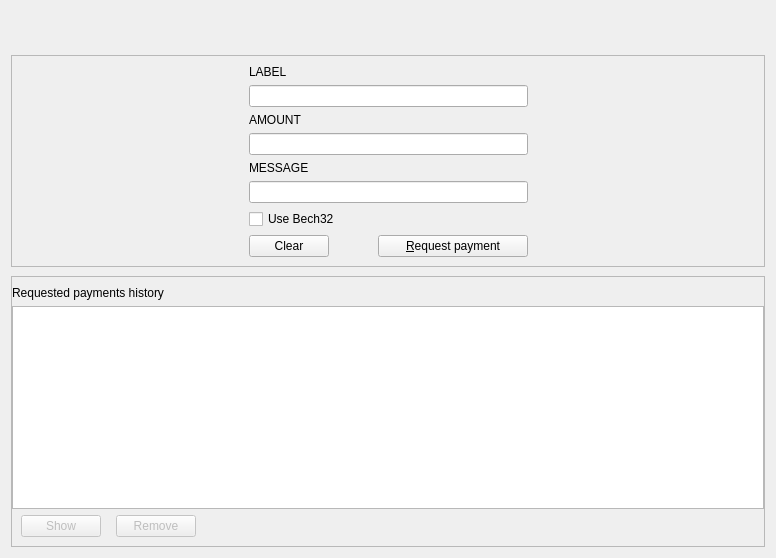
<?xml version="1.0" encoding="UTF-8"?>
<ui version="4.0">
 <class>ReceiveCoinsDialog</class>
 <widget class="QWidget" name="ReceiveCoinsDialog">
  <property name="geometry">
   <rect>
    <x>0</x>
    <y>0</y>
    <width>776</width>
    <height>558</height>
   </rect>
  </property>
  <layout class="QVBoxLayout" name="verticalLayout" stretch="0,0">
   <property name="spacing">
    <number>30</number>
   </property>
   <item>
    <widget class="QLabel" name="label_8">
     <property name="text">
      <string/>
     </property>
     <property name="pixmap">
      <pixmap>:/images/res/images/pages/receiveswyft/receiveswyft-header.png</pixmap>
     </property>
    </widget>
   </item>
   <item>
    <widget class="QWidget" name="ReceiveCoinsPageContent" native="true">
     <property name="sizePolicy">
      <sizepolicy hsizetype="Preferred" vsizetype="Minimum">
       <horstretch>0</horstretch>
       <verstretch>0</verstretch>
      </sizepolicy>
     </property>
     <layout class="QVBoxLayout" name="verticalLayout_4">
      <property name="spacing">
       <number>9</number>
      </property>
      <property name="leftMargin">
       <number>0</number>
      </property>
      <property name="topMargin">
       <number>0</number>
      </property>
      <property name="rightMargin">
       <number>0</number>
      </property>
      <property name="bottomMargin">
       <number>0</number>
      </property>
      <item>
       <widget class="QFrame" name="frame2">
        <property name="sizePolicy">
         <sizepolicy hsizetype="Preferred" vsizetype="Preferred">
          <horstretch>0</horstretch>
          <verstretch>0</verstretch>
         </sizepolicy>
        </property>
        <property name="frameShape">
         <enum>QFrame::StyledPanel</enum>
        </property>
        <property name="frameShadow">
         <enum>QFrame::Sunken</enum>
        </property>
        <layout class="QHBoxLayout" name="horizontalLayout_4">
         <property name="spacing">
          <number>6</number>
         </property>
         <item>
          <spacer name="horizontalSpacer_3">
           <property name="orientation">
            <enum>Qt::Horizontal</enum>
           </property>
           <property name="sizeHint" stdset="0">
            <size>
             <width>20</width>
             <height>20</height>
            </size>
           </property>
          </spacer>
         </item>
         <item>
          <layout class="QVBoxLayout" name="verticalLayout_5">
           <property name="spacing">
            <number>6</number>
           </property>
           <property name="sizeConstraint">
            <enum>QLayout::SetDefaultConstraint</enum>
           </property>
           <item>
            <widget class="QLabel" name="labelLabel">
             <property name="toolTip">
              <string>An optional label to associate with the new receiving address.</string>
             </property>
             <property name="text">
              <string>LABEL</string>
             </property>
             <property name="alignment">
              <set>Qt::AlignBottom|Qt::AlignLeading|Qt::AlignLeft</set>
             </property>
             <property name="buddy">
              <cstring>reqLabel</cstring>
             </property>
            </widget>
           </item>
           <item>
            <widget class="QLineEdit" name="reqLabel">
             <property name="toolTip">
              <string>An optional label to associate with the new receiving address.</string>
             </property>
            </widget>
           </item>
           <item>
            <widget class="QLabel" name="amountLabel">
             <property name="toolTip">
              <string>An optional amount to request. Leave this empty or zero to not request a specific amount.</string>
             </property>
             <property name="text">
              <string>AMOUNT</string>
             </property>
             <property name="alignment">
              <set>Qt::AlignLeading|Qt::AlignLeft|Qt::AlignVCenter</set>
             </property>
             <property name="buddy">
              <cstring>reqAmount</cstring>
             </property>
            </widget>
           </item>
           <item>
            <layout class="QHBoxLayout" name="horizontalLayout_5">
             <property name="bottomMargin">
              <number>0</number>
             </property>
             <item>
              <widget class="BitcoinAmountField" name="reqAmount">
               <property name="minimumSize">
                <size>
                 <width>80</width>
                 <height>0</height>
                </size>
               </property>
               <property name="toolTip">
                <string>An optional amount to request. Leave this empty or zero to not request a specific amount.</string>
               </property>
              </widget>
             </item>
            </layout>
           </item>
           <item>
            <widget class="QLabel" name="messageLabel">
             <property name="toolTip">
              <string>An optional message to attach to the payment request, which will be displayed when the request is opened. Note: The message will not be sent with the payment over the Swyft network.</string>
             </property>
             <property name="text">
              <string>MESSAGE</string>
             </property>
             <property name="alignment">
              <set>Qt::AlignBottom|Qt::AlignLeading|Qt::AlignLeft</set>
             </property>
             <property name="buddy">
              <cstring>reqMessage</cstring>
             </property>
            </widget>
           </item>
           <item>
            <widget class="QLineEdit" name="reqMessage">
             <property name="toolTip">
              <string>An optional message to attach to the payment request, which will be displayed when the request is opened.&lt;br&gt;Note: The message will not be sent with the payment over the Swyft network.</string>
             </property>
            </widget>
           </item>
           <item>
            <widget class="QCheckBox" name="useBech32">
             <property name="text">
              <string>Use Bech32</string>
             </property>
            </widget>
           </item>
           <item>
            <layout class="QHBoxLayout" name="horizontalLayout">
             <property name="spacing">
              <number>9</number>
             </property>
             <item>
              <widget class="QPushButton" name="clearButton">
               <property name="sizePolicy">
                <sizepolicy hsizetype="Minimum" vsizetype="Fixed">
                 <horstretch>0</horstretch>
                 <verstretch>0</verstretch>
                </sizepolicy>
               </property>
               <property name="toolTip">
                <string>Clear all fields of the form.</string>
               </property>
               <property name="text">
                <string>Clear</string>
               </property>
               <property name="autoDefault">
                <bool>false</bool>
               </property>
               <property name="default">
                <bool>false</bool>
               </property>
               <property name="flat">
                <bool>false</bool>
               </property>
              </widget>
             </item>
             <item>
              <spacer name="horizontalSpacer">
               <property name="orientation">
                <enum>Qt::Horizontal</enum>
               </property>
               <property name="sizeHint" stdset="0">
                <size>
                 <width>40</width>
                 <height>20</height>
                </size>
               </property>
              </spacer>
             </item>
             <item>
              <widget class="QPushButton" name="receiveButton">
               <property name="minimumSize">
                <size>
                 <width>150</width>
                 <height>0</height>
                </size>
               </property>
               <property name="text">
                <string>&amp;Request payment</string>
               </property>
               <property name="default">
                <bool>false</bool>
               </property>
               <property name="flat">
                <bool>false</bool>
               </property>
              </widget>
             </item>
            </layout>
           </item>
          </layout>
         </item>
         <item>
          <spacer name="horizontalSpacer_4">
           <property name="orientation">
            <enum>Qt::Horizontal</enum>
           </property>
           <property name="sizeHint" stdset="0">
            <size>
             <width>20</width>
             <height>20</height>
            </size>
           </property>
          </spacer>
         </item>
        </layout>
       </widget>
      </item>
      <item>
       <widget class="QFrame" name="frame">
        <property name="sizePolicy">
         <sizepolicy hsizetype="Preferred" vsizetype="Expanding">
          <horstretch>0</horstretch>
          <verstretch>0</verstretch>
         </sizepolicy>
        </property>
        <property name="frameShape">
         <enum>QFrame::StyledPanel</enum>
        </property>
        <property name="frameShadow">
         <enum>QFrame::Raised</enum>
        </property>
        <layout class="QVBoxLayout" name="verticalLayout_2">
         <property name="leftMargin">
          <number>0</number>
         </property>
         <property name="rightMargin">
          <number>0</number>
         </property>
         <item>
          <widget class="QLabel" name="label_6">
           <property name="font">
            <font>
             <weight>50</weight>
             <bold>false</bold>
             <kerning>true</kerning>
            </font>
           </property>
           <property name="text">
            <string>Requested payments history</string>
           </property>
           <property name="margin">
            <number>0</number>
           </property>
          </widget>
         </item>
         <item>
          <widget class="QTableView" name="recentRequestsView">
           <property name="palette">
            <palette>
             <active>
              <colorrole role="Text">
               <brush brushstyle="SolidPattern">
                <color alpha="255">
                 <red>51</red>
                 <green>51</green>
                 <blue>51</blue>
                </color>
               </brush>
              </colorrole>
             </active>
             <inactive>
              <colorrole role="Text">
               <brush brushstyle="SolidPattern">
                <color alpha="255">
                 <red>51</red>
                 <green>51</green>
                 <blue>51</blue>
                </color>
               </brush>
              </colorrole>
             </inactive>
             <disabled>
              <colorrole role="Text">
               <brush brushstyle="SolidPattern">
                <color alpha="255">
                 <red>85</red>
                 <green>85</green>
                 <blue>85</blue>
                </color>
               </brush>
              </colorrole>
             </disabled>
            </palette>
           </property>
           <property name="contextMenuPolicy">
            <enum>Qt::CustomContextMenu</enum>
           </property>
           <property name="tabKeyNavigation">
            <bool>false</bool>
           </property>
           <property name="sortingEnabled">
            <bool>true</bool>
           </property>
          </widget>
         </item>
         <item>
          <layout class="QHBoxLayout" name="horizontalLayout_2">
           <property name="spacing">
            <number>15</number>
           </property>
           <property name="leftMargin">
            <number>9</number>
           </property>
           <item>
            <widget class="QPushButton" name="showRequestButton">
             <property name="enabled">
              <bool>false</bool>
             </property>
             <property name="toolTip">
              <string>Show the selected request (does the same as double clicking an entry)</string>
             </property>
             <property name="text">
              <string>Show</string>
             </property>
             <property name="autoDefault">
              <bool>false</bool>
             </property>
             <property name="default">
              <bool>false</bool>
             </property>
             <property name="flat">
              <bool>false</bool>
             </property>
            </widget>
           </item>
           <item>
            <widget class="QPushButton" name="removeRequestButton">
             <property name="enabled">
              <bool>false</bool>
             </property>
             <property name="toolTip">
              <string>Remove the selected entries from the list</string>
             </property>
             <property name="text">
              <string>Remove</string>
             </property>
             <property name="autoDefault">
              <bool>false</bool>
             </property>
             <property name="default">
              <bool>false</bool>
             </property>
             <property name="flat">
              <bool>false</bool>
             </property>
            </widget>
           </item>
           <item>
            <spacer name="horizontalSpacer_2">
             <property name="orientation">
              <enum>Qt::Horizontal</enum>
             </property>
             <property name="sizeHint" stdset="0">
              <size>
               <width>40</width>
               <height>20</height>
              </size>
             </property>
            </spacer>
           </item>
          </layout>
         </item>
        </layout>
       </widget>
      </item>
     </layout>
    </widget>
   </item>
  </layout>
 </widget>
 <customwidgets>
  <customwidget>
   <class>BitcoinAmountField</class>
   <extends>QLineEdit</extends>
   <header>bitcoinamountfield.h</header>
   <container>1</container>
  </customwidget>
 </customwidgets>
 <resources/>
 <connections/>
</ui>
